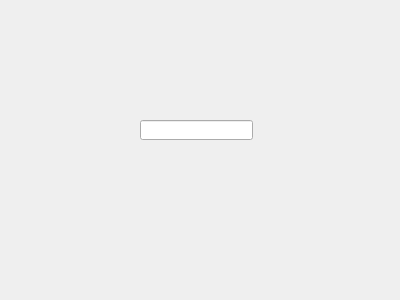
<?xml version="1.0" encoding="UTF-8"?>
<ui version="4.0">
 <class>Widget</class>
 <widget class="QWidget" name="Widget">
  <property name="geometry">
   <rect>
    <x>0</x>
    <y>0</y>
    <width>400</width>
    <height>300</height>
   </rect>
  </property>
  <property name="windowTitle">
   <string>Widget</string>
  </property>
  <widget class="QLineEdit" name="lineEdit">
   <property name="geometry">
    <rect>
     <x>140</x>
     <y>120</y>
     <width>113</width>
     <height>20</height>
    </rect>
   </property>
  </widget>
 </widget>
 <layoutdefault spacing="6" margin="11"/>
 <resources/>
 <connections/>
</ui>
